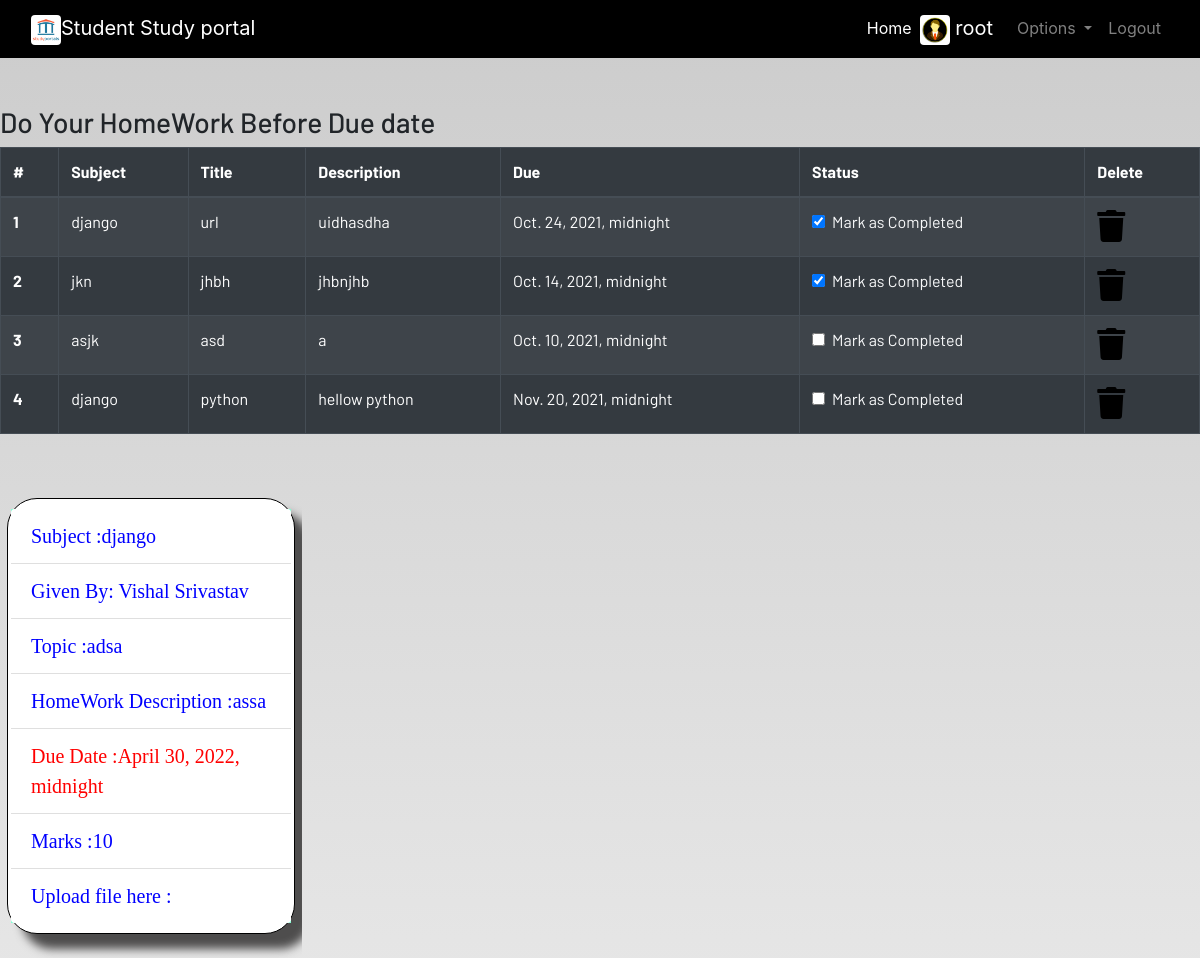
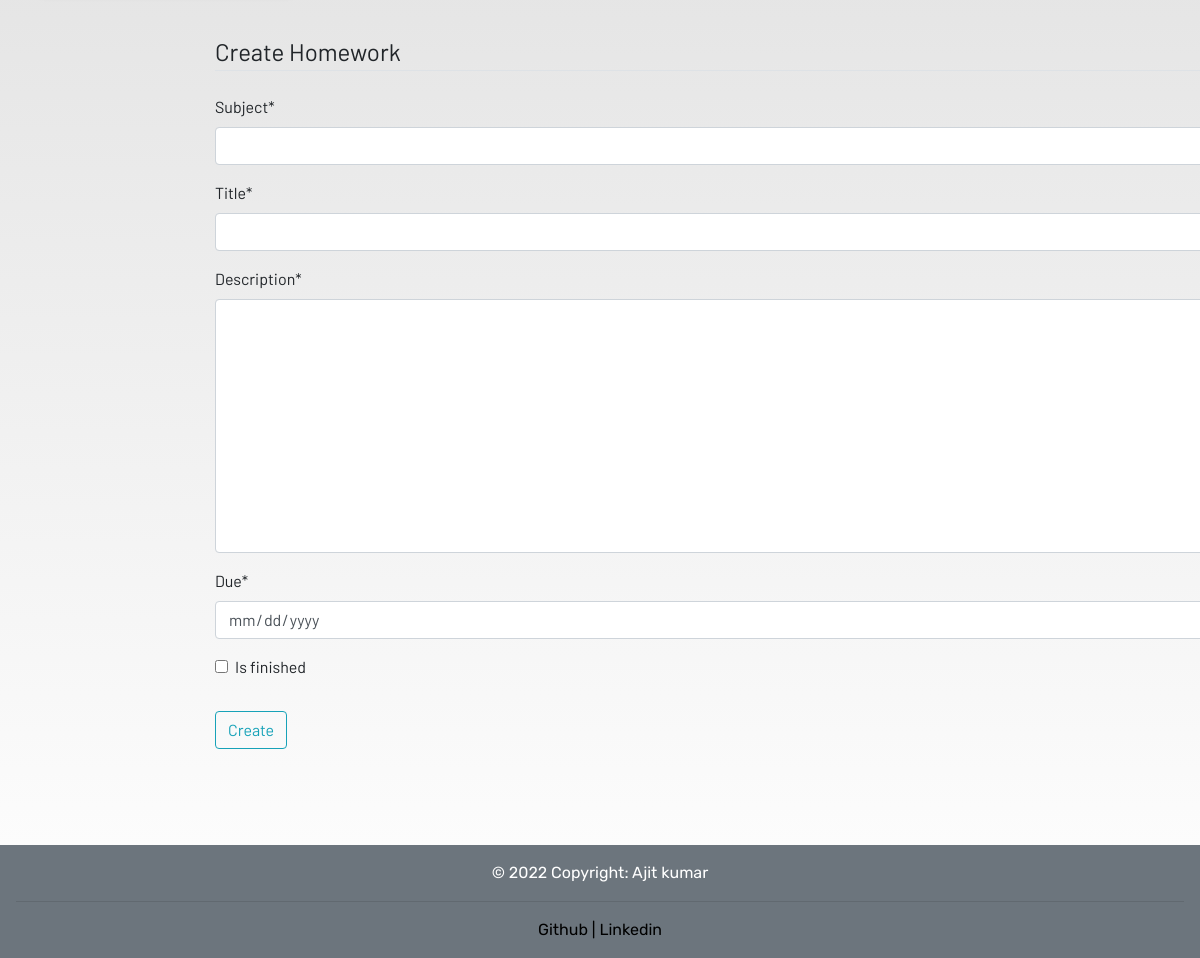
The page /homework (signed in) on the database its author committed (2 pictures, top to bottom).
### dashboard/models.py (models this page shows, shortened)
class Homework(models.Model):
    user = models.ForeignKey(User,on_delete=models.CASCADE)
    subject = models.CharField(max_length=50)
    title = models.CharField(max_length= 100)
    description = models.TextField()
    due = models.DateTimeField()
    is_finished = models.BooleanField(default= False)

### root/models.py (models this page shows, shortened)
class Assignment(models.Model):
    user = models.ForeignKey(User,on_delete=models.CASCADE)
    subject = models.CharField(max_length=50,default ="")
    title = models.CharField(max_length= 100)
    description = models.TextField()
    due = models.DateTimeField(default=now)
    marks =models.IntegerField(default =None)
    pdffile = models.FileField(upload_to="assign/", max_length=250, null=True, default=None)

### dashboard/views.py (the view)
# urls.py: path('homework',views.homework,name="homework"),
@login_required
def homework(request):
    if request.method == "POST":
        form = HomeworkForm(request.POST)
        if form.is_valid():
            try:
                finished = request.POST['is_finished']
                if finished == 'on':
                    finished = True
                else:
                    finished = False
            except:
                finished = False
            homeworks = Homework(
                    user = request.user,
                    subject = request.POST['subject'],
                    title = request.POST['title'],
                    description = request.POST['description'],
                    due = request.POST['due'],
                    is_finished = finished
            )
            homeworks.save()
            messages.success(request,f"homework Added from {request.user.username} Successfully")
    else:
        form = HomeworkForm()
    homework = Homework.objects.filter(user=request.user)
    homework_by_teacher = Assignment.objects.all()
    if len(homework) == 0:
        homework_done = True
    else:
        homework_done = False
    return render(request,'dashboard/homework.html', {'homeworks':homework, 'homework_done': homework_done,'form':form, 'homeworkbyteacher' : homework_by_teacher })

### dashboard/forms.py
class HomeworkForm(forms.ModelForm):
    class Meta:
        model = Homework
        widgets = {'due' : DateInput()}
        fields = ['subject','title','description','due','is_finished']

### dashboard/templates/dashboard/homework.html (shortened to what this page needs)
{% extends 'dashboard/base.html' %} {% load static %} {% load crispy_forms_tags %} {% block content %}
<marquee behavior="scroll" direction="left" scrollamount="12" bgcolor="#CD5C5C">
    <h3> Do Your HomeWork Before Due date</h3>
</marquee>
{% if not homework_done %}
<table class="table table-striped table-bordered table-hover table-dark">
    <thead>
        <tr>
            <th scope="col">#</th>
            <th scope="col">Subject</th>
            <th scope="col">Title</th>
            <th scope="col">Description</th>
            <th scope="col">Due</th>
            <th scope="col">Status</th>
            <th scope="col">Delete</th>
        </tr>
    </thead>
    <tbody>
        <tr>
            {% for dest in homeworks %}
            <th scope="row">{{forloop.counter}}</th>
            <td>{{dest.subject}}</td>
            <td>{{dest.title}}</td>
            <td>{{dest.description}}</td>
            <td>{{dest.due}}</td>
            <td>
                <a href="{% url 'update-homework' dest.id %}">
                    <div class="form-check">
                        {% if dest.is_finished == True %}
                        <input class="form-check-input" type="checkbox" value="" checked> {% else %}
                        <input class="form-check-input" type="checkbox" value=""> {% endif %}
                        <label class="form-check-label text-light" for="flexCheckDefault">
                                Mark as Completed
                            </label>
                    </div>
                </a>
            </td>
            <td><a href="{% url 'delete-homework' dest.id %}"><i class="fa fa-trash fa-2x"></i></a></td>
        </tr>
        {% endfor %}
    </tbody>
</table>
{% else %}
<h4>All homeworks created by You are completed!! Create to have more!!</h4>
{% endif %} {% for th in homeworkbyteacher %}
<div class="containers">
    <div class="card my-5" style="width: 18rem;">
        <ul class="list-group list-group-flush">
            <li class="list-group-item">Subject :{{th.subject}}</li>
            <li class="list-group-item">Given By: {{th.user.first_name}} {{th.user.last_name}}</li>
            <li class="list-group-item"> Topic :{{th.title}}</li>
            <li class="list-group-item"> HomeWork Description :{{th.description}}</li>
            <li class="list-group-item" style="font-size: 20px; color: red;"> Due Date :{{th.due}}</li>
            <li class="list-group-item"> Marks :{{th.marks}}</li>
            <li class="list-group-item"> Upload file here :{{th.pdffile}}</li>
        </ul>
    </div>
</div>
{% endfor %}
<div class=" container" id="tableassignment">
    <form method="POST">
        <fieldset class="form-group">
            <legend class="border-bottom mb-4">Create Homework</legend>
            {{form|crispy}}
        </fieldset>
        <div class="form-group">
            <button href="" class="btn btn-outline-info" type="submit">
                Create
            </button>
        </div>
    </form>
</div>
{% endblock content %}

### dashboard/templates/dashboard/base.html (shortened to what this page needs)
<!DOCTYPE html> {% load static %}
<html lang="en">
<head>
    <link rel="stylesheet" href="https://stackpath.bootstrapcdn.com/bootstrap/4.3.1/css/bootstrap.min.css">
    <link rel="stylesheet" href="https://use.fontawesome.com/releases/v5.7.2/css/all.css" />
    <link rel="stylesheet" href="{% static 'css/main.css' %}" />
</head>
<body>
    <header>
        <nav class="navbar navbar-expand-lg navbar-dark bg-dark">
            <div class="container-fluid">
                <a class="navbar-brand" href="{% url 'home' %}">
                    <img src="/static/images/studyportal.png" width="30" height="30" alt="logo" , class="rounded">Student Study portal</a>
                <div class="collapse navbar-collapse justify-content-end" id="navbarSupportedContent">
                    <ul class="navbar-nav mb-2 mb-lg-0">
                        <li class="nav-item">
                            <a class="nav-link active" aria-current="page" href="/home">Home</a>
                        </li>
                        {% if user.is_authenticated %}
                        <li class="nav-item">
                            <a class="navbar-brand" href="{% url 'profile' %}">
                                <img src="/static/images/profile.png" width="30" height="30" alt="logo" , class="rounded"> {{ user.get_username }}
                            </a>
                        </li>
                        <li class="nav-item dropdown">
                            <a class="nav-link dropdown-toggle" href="#" id="navbarDropdown" role="button" data-toggle="dropdown" aria-haspopup="true" aria-expanded="false">
                Options
              </a>
                        </li>
                        <li class="nav-item">
                            <a class="nav-link" href="{% url 'logout' %}">Logout</a>
                        </li>
                        {% endif %}
                    </ul>
                </div>
            </div>
        </nav>
    </header>
    <br /><br />
    <main>
         {% block content %} {% endblock content %}
    </main>
</body>
<footer class="footer">
    <div class="text-center p-3  bg-secondary text-white" style="background-color: rgba(0, 0, 0, 0.2);">
        © 2022 Copyright: Ajit kumar
        <hr>
        <a href="https://github.com/ajit202120044?tab=repositories">Github</a>
        <a href="https://www.linkedin.com/in/ajit-kumar-11773819a/"> |
        Linkedin</a>
    </div>
</footer>
</html>

### static/css/main.css (style rules this page uses)
html { scroll-behavior: smooth; height: 100%; width: 100%; }
main { font-family: Barlow, Quicksand, Rubik, sans-serif, serif, 'Times New Roman', Times, serif !important; }
footer { font-family: Rubik, sans-serif, serif, 'Times New Roman', Times, serif; }
.navbar { background-color: rgb(0, 0, 0) !important; }
.card { box-shadow: 15px 15px 10px rgb(78, 77, 77); }
a { text-decoration: none !important; color: black; }
html, body { max-width: 100%; overflow-x: hidden; height: 100%; width: 100%; }
body { background: linear-gradient(rgba(0, 0, 0, 0.2), rgba(255, 255, 255, 0.5)); overflow-x: hidden; background-repeat: no-repeat; }
.fa { color: black; }

### dashboard/templates/dashboard/base.html (style rules this page uses)
body { display: flex; flex-direction: column; height: 100vh; }
.footer { margin-top: auto; display: inline-block; padding-top: 5rem; }

### dashboard/templates/dashboard/homework.html (style rules this page uses)
.containers { display: flex; justify-content: space-between; flex-direction: row; flex-wrap: wrap; float: left; margin-right: 2px; overflow-x: hidden; overflow-y: visible; }
.card { border: 1px solid black; margin: 7px; padding: 10px 3px; font-family: Arial, Helvetica, sans-serif; border-radius: 30px; height: fit-content; }
#tableassignment { margin-left: 200px; display: inline-table; margin-top: 10px; margin-right: 200px; }
.list-group { background-color: aquamarine; color: blue; font-family: 'Times New Roman', Times, serif; font-size: 20px; }

### rows shown on the page
Homework: subject "django", title "url", description "uidhasdha", due "Oct. 24, 2021, midnight"
Homework: subject "jkn", title "jhbh", description "jhbnjhb", due "Oct. 14, 2021, midnight"
Homework: subject "asjk", title "asd", description "a", due "Oct. 10, 2021, midnight"
Homework: subject "django", title "python", description "hellow python", due "Nov. 20, 2021, midnight"
Assignment: subject "django", user.first_name "Vishal", user.last_name "Srivastav", title "adsa", description "assa", due "April 30, 2022, midnight", marks "10"

### other values the page prints
{{ user.get_username }} "root"
